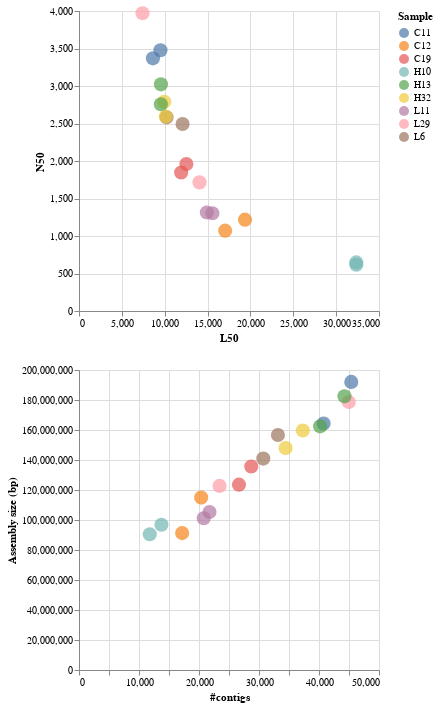

Source (notebook cell):
### Code cell
h = 300
w = 300
chart1 = alt.Chart(trs.reset_index()).mark_circle(size=si_var2, opacity=op_var).encode(
    x="L50", y="N50", color="Sample",
    tooltip=["sample_id","Contigs","Assembly size (Mbp)", "N50","L50", "N_Predicted_Genes", "Group"]
).add_params(
    op_var, si_var2,
).properties(width=w, height=h)

chart2 = alt.Chart(trs.reset_index()).mark_circle(size=si_var2, opacity=op_var).encode(
    x=alt.X("Contigs").title("#contigs"), y=alt.Y("contig_bp").title("Assembly size (bp)"), color="Sample",
    tooltip=["sample_id","Contigs","Assembly size (Mbp)", "N50","L50", "N_Predicted_Genes", "Group"]
).add_params(
    op_var, si_var2,
).properties(width=w, height=h)

#chart1 | chart2
alt.vconcat(chart1, chart2)

### Figure 1 — Vega-Lite specification as saved in the notebook (floating-point values rounded to 4 significant figures)
{"config": {"view": {"continuousWidth": 300, "continuousHeight": 300}}, "vconcat": [{"data": {"name": "data-d2feb76a1d81c41d85d179de9cd4849f"}, "mark": {"type": "circle", "opacity": {"expr": "param_1"}, "size": {"expr": "param_3"}}, "encoding": {"color": {"field": "Sample", "type": "nominal"}, "tooltip": [{"field": "sample_id", "type": "nominal"}, {"field": "Contigs", "type": "quantitative"}, {"field": "Assembly size (Mbp)", "type": "quantitative"}, {"field": "N50", "type": "quantitative"}, {"field": "L50", "type": "quantitative"}, {"field": "N_Predicted_Genes", "type": "quantitative"}, {"field": "Group", "type": "nominal"}], "x": {"field": "L50", "type": "quantitative"}, "y": {"field": "N50", "type": "quantitative"}}, "height": 300, "width": 300}, {"data": {"name": "data-d2feb76a1d81c41d85d179de9cd4849f"}, "mark": {"type": "circle", "opacity": {"expr": "param_1"}, "size": {"expr": "param_3"}}, "encoding": {"color": {"field": "Sample", "type": "nominal"}, "tooltip": [{"field": "sample_id", "type": "nominal"}, {"field": "Contigs", "type": "quantitative"}, {"field": "Assembly size (Mbp)", "type": "quantitative"}, {"field": "N50", "type": "quantitative"}, {"field": "L50", "type": "quantitative"}, {"field": "N_Predicted_Genes", "type": "quantitative"}, {"field": "Group", "type": "nominal"}], "x": {"field": "Contigs", "title": "#contigs", "type": "quantitative"}, "y": {"field": "contig_bp", "title": "Assembly size (bp)", "type": "quantitative"}}, "height": 300, "width": 300}], "params": [{"name": "param_1", "bind": {"input": "range", "max": 1, "min": 0, "name": "opacity:", "step": 0.05}, "value": 0.7}, {"name": "param_3", "bind": {"input": "range", "max": 200, "min": 50, "name": "point size:", "step": 10}, "value": 200}], "$schema": "https://vega.github.io/schema/vega-lite/v5.14.1.json", "datasets": {"data-d2feb76a1d81c41d85d179de9cd4849f": [{"sample_id": "L29", "n_scaffolds": 44960.0, "Contigs": 44960.0, "contig_bp": 178600000.0, "gap_pct": 0.0, "N50": 3970.0, "L50": 7411.0, "N90": 29860.0, "L90": 1412.0, "max": 261100.0, "gc_avg": 0.4865, "gc_std": 0.09051, "N_Predicted_Genes": 191600.0, "Assembled_Reads": 34580000.0, "Percent_Assembled_Reads": 100.0, "Assembly size (Mbp)": 178.6, "Group": "F2_L", "Reads_QC_R1": "L29/sequence_quality_control/L29_QC_R1.fastq.gz", "Reads_QC_R2": "L29/sequence_quality_control/L29_QC_R2.fastq.gz", "Reads_QC_se": "L29/sequence_quality_control/L29_QC_se.fastq.gz", "Treatment": "L", "Generation": "F2", "Sample": "L29"}, {"sample_id": "H13", "n_scaffolds": 44240.0, "Contigs": 44240.0, "contig_bp": 182400000.0, "gap_pct": 0.0, "N50": 3022.0, "L50": 9561.0, "N90": 28740.0, "L90": 1404.0, "max": 410600.0, "gc_avg": 0.4755, "gc_std": 0.08971, "N_Predicted_Genes": 196000.0, "Assembled_Reads": 38470000.0, "Percent_Assembled_Reads": 100.0, "Assembly size (Mbp)": 182.4, "Group": "F1_H", "Reads_QC_R1": "H13/sequence_quality_control/H13_QC_R1.fastq.gz", "Reads_QC_R2": "H13/sequence_quality_control/H13_QC_R2.fastq.gz", "Reads_QC_se": "H13/sequence_quality_control/H13_QC_se.fastq.gz", "Treatment": "H", "Generation": "F1", "Sample": "H13"}, {"sample_id": "C11-t.r", "n_scaffolds": 40770.0, "Contigs": 40770.0, "contig_bp": 164300000.0, "gap_pct": 0.0, "N50": 3369.0, "L50": 8626.0, "N90": 26780.0, "L90": 1395.0, "max": 419600.0, "gc_avg": 0.4914, "gc_std": 0.0955, "N_Predicted_Genes": 176600.0, "Assembled_Reads": 33140000.0, "Percent_Assembled_Reads": 100.0, "Assembly size (Mbp)": 164.3, "Group": "F0_C", "Reads_QC_R1": "C11-t.r/sequence_quality_control/C11-t.r_QC_R1.fastq.gz", "Reads_QC_R2": "C11-t.r/sequence_quality_control/C11-t.r_QC_R2.fastq.gz", "Reads_QC_se": "C11-t.r/sequence_quality_control/C11-t.r_QC_se.fastq.gz", "Treatment": "C", "Generation": "F0", "Sample": "C11"}, {"sample_id": "L6", "n_scaffolds": 30720.0, "Contigs": 30720.0, "contig_bp": 141000000.0, "gap_pct": 0.0, "N50": 2582.0, "L50": 10210.0, "N90": 19190.0, "L90": 1527.0, "max": 619300.0, "gc_avg": 0.4754, "gc_std": 0.08971, "N_Predicted_Genes": 148300.0, "Assembled_Reads": 33470000.0, "Percent_Assembled_Reads": 100.0, "Assembly size (Mbp)": 141.0, "Group": "F0_L", "Reads_QC_R1": "L6/sequence_quality_control/L6_QC_R1.fastq.gz", "Reads_QC_R2": "L6/sequence_quality_control/L6_QC_R2.fastq.gz", "Reads_QC_se": "L6/sequence_quality_control/L6_QC_se.fastq.gz", "Treatment": "L", "Generation": "F0", "Sample": "L6"}, {"sample_id": "L11", "n_scaffolds": 21750.0, "Contigs": 21750.0, "contig_bp": 105400000.0, "gap_pct": 0.0, "N50": 1303.0, "L50": 15560.0, "N90": 12960.0, "L90": 1481.0, "max": 294900.0, "gc_avg": 0.4836, "gc_std": 0.08429, "N_Predicted_Genes": 108600.0, "Assembled_Reads": 34040000.0, "Percent_Assembled_Reads": 100.0, "Assembly size (Mbp)": 105.4, "Group": "F1_L", "Reads_QC_R1": "L11/sequence_quality_control/L11_QC_R1.fastq.gz", "Reads_QC_R2": "L11/sequence_quality_control/L11_QC_R2.fastq.gz", "Reads_QC_se": "L11/sequence_quality_control/L11_QC_se.fastq.gz", "Treatment": "L", "Generation": "F1", "Sample": "L11"}, {"sample_id": "C12-t.r", "n_scaffolds": 20360.0, "Contigs": 20360.0, "contig_bp": 115000000.0, "gap_pct": 0.0, "N50": 1218.0, "L50": 19360.0, "N90": 11460.0, "L90": 1723.0, "max": 292600.0, "gc_avg": 0.4781, "gc_std": 0.08248, "N_Predicted_Genes": 114900.0, "Assembled_Reads": 47730000.0, "Percent_Assembled_Reads": 100.0, "Assembly size (Mbp)": 115.0, "Group": "F1_C", "Reads_QC_R1": "C12-t.r/sequence_quality_control/C12-t.r_QC_R1.fastq.gz", "Reads_QC_R2": "C12-t.r/sequence_quality_control/C12-t.r_QC_R2.fastq.gz", "Reads_QC_se": "C12-t.r/sequence_quality_control/C12-t.r_QC_se.fastq.gz", "Treatment": "C", "Generation": "F1", "Sample": "C12"}, {"sample_id": "H10", "n_scaffolds": 11790.0, "Contigs": 11790.0, "contig_bp": 90470000.0, "gap_pct": 0.0, "N50": 617.0, "L50": 32350.0, "N90": 5273.0, "L90": 2121.0, "max": 447800.0, "gc_avg": 0.4758, "gc_std": 0.08866, "N_Predicted_Genes": 86300.0, "Assembled_Reads": 42570000.0, "Percent_Assembled_Reads": 100.0, "Assembly size (Mbp)": 90.47, "Group": "F0_H", "Reads_QC_R1": "H10/sequence_quality_control/H10_QC_R1.fastq.gz", "Reads_QC_R2": "H10/sequence_quality_control/H10_QC_R2.fastq.gz", "Reads_QC_se": "H10/sequence_quality_control/H10_QC_se.fastq.gz", "Treatment": "H", "Generation": "F0", "Sample": "H10"}, {"sample_id": "C11", "n_scaffolds": 45380.0, "Contigs": 45380.0, "contig_bp": 192100000.0, "gap_pct": 0.0, "N50": 3477.0, "L50": 9505.0, "N90": 29240.0, "L90": 1439.0, "max": 319800.0, "gc_avg": 0.4896, "gc_std": 0.0945, "N_Predicted_Genes": 206600.0, "Assembled_Reads": 39880000.0, "Percent_Assembled_Reads": 100.0, "Assembly size (Mbp)": 192.1, "Group": "F0_C", "Reads_QC_R1": "C11/sequence_quality_control/C11_QC_R1.fastq.gz", "Reads_QC_R2": "C11/sequence_quality_control/C11_QC_R2.fastq.gz", "Reads_QC_se": "C11/sequence_quality_control/C11_QC_se.fastq.gz", "Treatment": "C", "Generation": "F0", "Sample": "C11"}, {"sample_id": "L29-t.r", "n_scaffolds": 23430.0, "Contigs": 23430.0, "contig_bp": 122700000.0, "gap_pct": 0.0, "N50": 1715.0, "L50": 14060.0, "N90": 13760.0, "L90": 1655.0, "max": 420200.0, "gc_avg": 0.4904, "gc_std": 0.08192, "N_Predicted_Genes": 122800.0, "Assembled_Reads": 27850000.0, "Percent_Assembled_Reads": 100.0, "Assembly size (Mbp)": 122.8, "Group": "F2_L", "Reads_QC_R1": "L29-t.r/sequence_quality_control/L29-t.r_QC_R1.fastq.gz", "Reads_QC_R2": "L29-t.r/sequence_quality_control/L29-t.r_QC_R2.fastq.gz", "Reads_QC_se": "L29-t.r/sequence_quality_control/L29-t.r_QC_se.fastq.gz", "Treatment": "L", "Generation": "F2", "Sample": "L29"}, {"sample_id": "H32", "n_scaffolds": 37300.0, "Contigs": 37300.0, "contig_bp": 159700000.0, "gap_pct": 0.0, "N50": 2789.0, "L50": 9953.0, "N90": 23890.0, "L90": 1443.0, "max": 296400.0, "gc_avg": 0.5008, "gc_std": 0.08119, "N_Predicted_Genes": 173600.0, "Assembled_Reads": 36590000.0, "Percent_Assembled_Reads": 100.0, "Assembly size (Mbp)": 159.7, "Group": "F2_H", "Reads_QC_R1": "H32/sequence_quality_control/H32_QC_R1.fastq.gz", "Reads_QC_R2": "H32/sequence_quality_control/H32_QC_R2.fastq.gz", "Reads_QC_se": "H32/sequence_quality_control/H32_QC_se.fastq.gz", "Treatment": "H", "Generation": "F2", "Sample": "H32"}, {"sample_id": "H10-t.r", "n_scaffolds": 13740.0, "Contigs": 13740.0, "contig_bp": 96870000.0, "gap_pct": 0.0, "N50": 648.0, "L50": 32350.0, "N90": 6434.0, "L90": 1865.0, "max": 619200.0, "gc_avg": 0.4735, "gc_std": 0.09425, "N_Predicted_Genes": 93980.0, "Assembled_Reads": 51390000.0, "Percent_Assembled_Reads": 100.0, "Assembly size (Mbp)": 96.87, "Group": "F0_H", "Reads_QC_R1": "H10-t.r/sequence_quality_control/H10-t.r_QC_R1.fastq.gz", "Reads_QC_R2": "H10-t.r/sequence_quality_control/H10-t.r_QC_R2.fastq.gz", "Reads_QC_se": "H10-t.r/sequence_quality_control/H10-t.r_QC_se.fastq.gz", "Treatment": "H", "Generation": "F0", "Sample": "H10"}, {"sample_id": "L11-t.r", "n_scaffolds": 20790.0, "Contigs": 20790.0, "contig_bp": 101200000.0, "gap_pct": 0.0, "N50": 1314.0, "L50": 14920.0, "N90": 12430.0, "L90": 1506.0, "max": 371800.0, "gc_avg": 0.4829, "gc_std": 0.08476, "N_Predicted_Genes": 104100.0, "Assembled_Reads": 31200000.0, "Percent_Assembled_Reads": 100.0, "Assembly size (Mbp)": 101.2, "Group": "F1_L", "Reads_QC_R1": "L11-t.r/sequence_quality_control/L11-t.r_QC_R1.fastq.gz", "Reads_QC_R2": "L11-t.r/sequence_quality_control/L11-t.r_QC_R2.fastq.gz", "Reads_QC_se": "L11-t.r/sequence_quality_control/L11-t.r_QC_se.fastq.gz", "Treatment": "L", "Generation": "F1", "Sample": "L11"}, {"sample_id": "L6-t.r", "n_scaffolds": 33150.0, "Contigs": 33150.0, "contig_bp": 156700000.0, "gap_pct": 0.0, "N50": 2494.0, "L50": 12080.0, "N90": 20270.0, "L90": 1519.0, "max": 824300.0, "gc_avg": 0.4766, "gc_std": 0.08995, "N_Predicted_Genes": 164600.0, "Assembled_Reads": 40190000.0, "Percent_Assembled_Reads": 100.0, "Assembly size (Mbp)": 156.7, "Group": "F0_L", "Reads_QC_R1": "L6-t.r/sequence_quality_control/L6-t.r_QC_R1.fastq.gz", "Reads_QC_R2": "L6-t.r/sequence_quality_control/L6-t.r_QC_R2.fastq.gz", "Reads_QC_se": "L6-t.r/sequence_quality_control/L6-t.r_QC_se.fastq.gz", "Treatment": "L", "Generation": "F0", "Sample": "L6"}, {"sample_id": "C12", "n_scaffolds": 17190.0, "Contigs": 17190.0, "contig_bp": 91260000.0, "gap_pct": 0.0, "N50": 1071.0, "L50": 17050.0, "N90": 9954.0, "L90": 1624.0, "max": 344500.0, "gc_avg": 0.4789, "gc_std": 0.08159, "N_Predicted_Genes": 90880.0, "Assembled_Reads": 30760000.0, "Percent_Assembled_Reads": 100.0, "Assembly size (Mbp)": 91.26, "Group": "F1_C", "Reads_QC_R1": "C12/sequence_quality_control/C12_QC_R1.fastq.gz", "Reads_QC_R2": "C12/sequence_quality_control/C12_QC_R2.fastq.gz", "Reads_QC_se": "C12/sequence_quality_control/C12_QC_se.fastq.gz", "Treatment": "C", "Generation": "F1", "Sample": "C12"}, {"sample_id": "H32-t.r", "n_scaffolds": 34440.0, "Contigs": 34440.0, "contig_bp": 148000000.0, "gap_pct": 0.0, "N50": 2592.0, "L50": 10130.0, "N90": 22040.0, "L90": 1446.0, "max": 255300.0, "gc_avg": 0.5014, "gc_std": 0.08087, "N_Predicted_Genes": 160900.0, "Assembled_Reads": 33470000.0, "Percent_Assembled_Reads": 100.0, "Assembly size (Mbp)": 148.0, "Group": "F2_H", "Reads_QC_R1": "H32-t.r/sequence_quality_control/H32-t.r_QC_R1.fastq.gz", "Reads_QC_R2": "H32-t.r/sequence_quality_control/H32-t.r_QC_R2.fastq.gz", "Reads_QC_se": "H32-t.r/sequence_quality_control/H32-t.r_QC_se.fastq.gz", "Treatment": "H", "Generation": "F2", "Sample": "H32"}, {"sample_id": "C19", "n_scaffolds": 28710.0, "Contigs": 28710.0, "contig_bp": 135700000.0, "gap_pct": 0.0, "N50": 1960.0, "L50": 12520.0, "N90": 17550.0, "L90": 1509.0, "max": 417100.0, "gc_avg": 0.4812, "gc_std": 0.08477, "N_Predicted_Genes": 139000.0, "Assembled_Reads": 34850000.0, "Percent_Assembled_Reads": 100.0, "Assembly size (Mbp)": 135.7, "Group": "F2_C", "Reads_QC_R1": "C19/sequence_quality_control/C19_QC_R1.fastq.gz", "Reads_QC_R2": "C19/sequence_quality_control/C19_QC_R2.fastq.gz", "Reads_QC_se": "C19/sequence_quality_control/C19_QC_se.fastq.gz", "Treatment": "C", "Generation": "F2", "Sample": "C19"}, {"sample_id": "H13-t.r", "n_scaffolds": 40190.0, "Contigs": 40190.0, "contig_bp": 162400000.0, "gap_pct": 0.0, "N50": 2756.0, "L50": 9545.0, "N90": 26280.0, "L90": 1375.0, "max": 390500.0, "gc_avg": 0.4737, "gc_std": 0.08948, "N_Predicted_Genes": 174200.0, "Assembled_Reads": 33440000.0, "Percent_Assembled_Reads": 100.0, "Assembly size (Mbp)": 162.4, "Group": "F1_H", "Reads_QC_R1": "H13-t.r/sequence_quality_control/H13-t.r_QC_R1.fastq.gz", "Reads_QC_R2": "H13-t.r/sequence_quality_control/H13-t.r_QC_R2.fastq.gz", "Reads_QC_se": "H13-t.r/sequence_quality_control/H13-t.r_QC_se.fastq.gz", "Treatment": "H", "Generation": "F1", "Sample": "H13"}, {"sample_id": "C19-t.r", "n_scaffolds": 26660.0, "Contigs": 26660.0, "contig_bp": 123600000.0, "gap_pct": 0.0, "N50": 1847.0, "L50": 11920.0, "N90": 16460.0, "L90": 1499.0, "max": 420200.0, "gc_avg": 0.482, "gc_std": 0.08238, "N_Predicted_Genes": 126800.0, "Assembled_Reads": 30800000.0, "Percent_Assembled_Reads": 100.0, "Assembly size (Mbp)": 123.6, "Group": "F2_C", "Reads_QC_R1": "C19-t.r/sequence_quality_control/C19-t.r_QC_R1.fastq.gz", "Reads_QC_R2": "C19-t.r/sequence_quality_control/C19-t.r_QC_R2.fastq.gz", "Reads_QC_se": "C19-t.r/sequence_quality_control/C19-t.r_QC_se.fastq.gz", "Treatment": "C", "Generation": "F2", "Sample": "C19"}]}}
